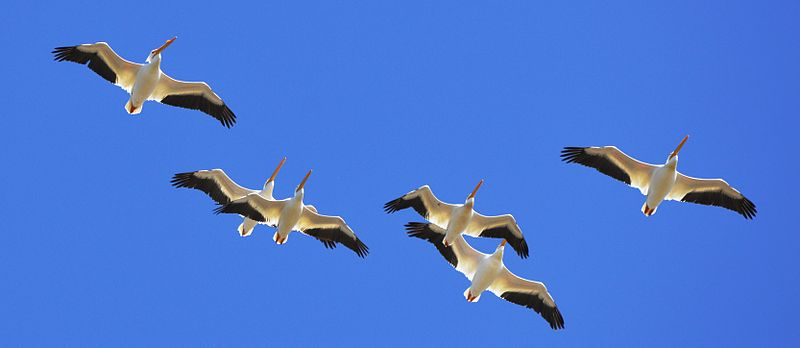
#> input picture for_machinelearning/images/birds.JPG, 800 x 348 px; the run also reads 1 picture not shown here
$ jupyter execute --allow-errors OpenCVforMachineLearning.ipynb   (shell and % lines are left out)   (older library calls are emulated)
#> lines starting #> are read from the running program, lines starting #| are printed output that depends on the picture; after the words box and inside, x2 and y2 are one past the last pixel; in counts of white or black regions, pixels touching at a corner belong together
# OpenCV for Machine Learning

[機械学習のためのOpenCV入門](http://qiita.com/icoxfog417/items/53e61496ad980c41a08e)のサンプルコードとなります。記事を読む際や、実際に実装する際の参考にしてください。

[cell 1]
# enable showing matplotlib image inline

# const variables
IMG = "./images/birds.JPG"
IMG_FOR_FILTER = "./images/charadrius-melodus.jpg"
IMG_FOR_CONTOUR = "./images/airplane.PNG"
IMG_FACE = "./images/face.PNG"
CASCADE_DIR = "./data"

# import libraries
import numpy as np
import cv2
import matplotlib.pyplot as plt

# global functions
def to_matplotlib_format(img):
    return cv2.cvtColor(img, cv2.COLOR_BGR2RGB)


def imshow_before_after(path_or_img, func, before_as_gray=False, after_as_gray=False, figsize=(16, 12)):
    before = path_or_img if isinstance(path_or_img, np.ndarray) else cv2.imread(path_or_img)
    after = func(path_or_img)

    def imshow(img, as_gray):
        if as_gray:
            grayed = img
            if len(img.shape) > 2:  # check color channels
                grayed = cv2.cvtColor(img, cv2.COLOR_BGR2GRAY)
            plt.imshow(grayed, cmap="gray")
        else:
            plt.imshow(to_matplotlib_format(img))
        plt.xticks([]), plt.yticks([])

    fig = plt.figure(figsize=figsize)
    plt.subplot(121)
    imshow(before, before_as_gray)
    plt.subplot(122)
    imshow(after, after_as_gray)
    plt.show()

## GrayScale

[cell 2]
def to_grayscale(path):
    img = cv2.imread(path)
    grayed = cv2.cvtColor(img, cv2.COLOR_BGR2GRAY)
    return grayed


imshow_before_after(IMG, to_grayscale, after_as_gray=True)
#> in imshow_before_after, before is the input picture: shape (348, 800, 3); mean B, G, R 212, 120.4, 75.3

## Threshold

[cell 3]
def binary_threshold(path_or_img, back_thresh, fore_thresh, maxValue):
    img = path_or_img if isinstance(path_or_img, np.ndarray) else cv2.imread(path_or_img)
    grayed = img if len(img.shape) == 2 else cv2.cvtColor(img, cv2.COLOR_BGR2GRAY)

    th, drop_back = cv2.threshold(grayed, back_thresh, maxValue, cv2.THRESH_BINARY)
    th, clarify_born = cv2.threshold(grayed, fore_thresh, maxValue, cv2.THRESH_BINARY_INV)

    merged = np.minimum(drop_back, clarify_born)
    return merged


def mask_blue(path):
    img = cv2.imread(path)
    hsv = cv2.cvtColor(img, cv2.COLOR_BGR2HSV)

    blue_min = np.array([100, 170, 200], np.uint8)
    blue_max = np.array([120, 180, 255], np.uint8)

    blue_region = cv2.inRange(hsv, blue_min, blue_max)
    white = np.full(img.shape, 255, dtype=img.dtype)
    background = cv2.bitwise_and(white, white, mask=blue_region)  # detected blue area becomes white

    inv_mask = cv2.bitwise_not(blue_region)  # make mask for not-blue area
    extracted = cv2.bitwise_and(img, img, mask=inv_mask)

    masked = cv2.add(extracted, background)

    return masked


binary_threshold_for_birds = lambda im: binary_threshold(im, back_thresh=105, fore_thresh=145, maxValue=255)


imshow_before_after(IMG, binary_threshold_for_birds , after_as_gray=True)
#> in binary_threshold, `th, drop_back = cv2.threshold(grayed, back_thresh, maxValue, cv2.THRES..`:
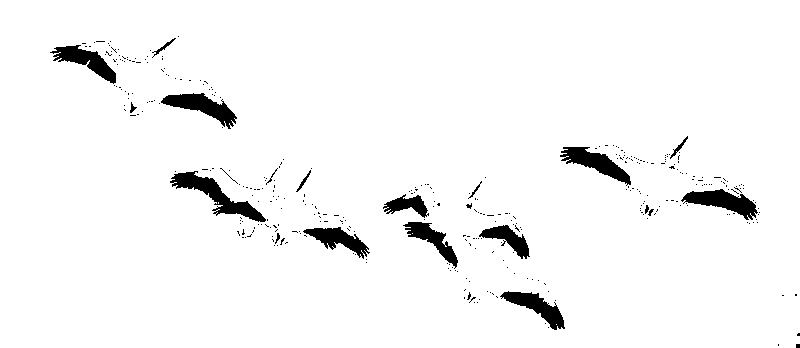
#> drop_back: shape (348, 800); 96.2% white; 364 black regions (344 under 20 px), largest, box (x1, y1, x2, y2) and area: (170, 171, 266, 222) 1398, (161, 93, 237, 129) 1104, (681, 189, 758, 220) 1102
#> in binary_threshold, `th, drop_back = cv2.threshold(grayed, back_thresh, maxValue, cv2.THRES..`: th = 105
#> in binary_threshold, `th, clarify_born = cv2.threshold(grayed, fore_thresh, maxValue, cv2.TH..`: clarify_born: shape (348, 800); 96.8% white; 120 black regions (110 under 20 px), largest, box (x1, y1, x2, y2) and area: (419, 185, 554, 303) 3492, (95, 42, 211, 115) 1544, (195, 169, 346, 244) 1378
#> in binary_threshold, `th, clarify_born = cv2.threshold(grayed, fore_thresh, maxValue, cv2.TH..`: th = 145
#> in binary_threshold, `merged = np.minimum(drop_back, clarify_born)`: merged: shape (348, 800); 93% white; 148 black regions (141 under 20 px), largest, box (x1, y1, x2, y2) and area: (383, 179, 565, 330) 6796, (170, 168, 370, 259) 4542, (50, 36, 237, 129) 3885
imshow_before_after(IMG, mask_blue)
#> in mask_blue, `hsv = cv2.cvtColor(img, cv2.COLOR_BGR2HSV)`: hsv: shape (348, 800, 3); mean H, S, V 104.7, 165.9, 214.8
#> in mask_blue, `blue_region = cv2.inRange(hsv, blue_min, blue_max)`: blue_region: shape (348, 800); 87.3% white; 288 black regions (271 under 20 px), largest, box (x1, y1, x2, y2) and area: (382, 175, 568, 333) 11070, (167, 150, 374, 264) 8512, (559, 128, 762, 224) 7249
#> in mask_blue, `background = cv2.bitwise_and(white, white, mask=blue_region)`: white: shape (348, 800, 3); every value is 255

## Filter

[cell 4]
def clarify_contour(grayed, dark_line_thresh, light_line_thresh, drop_thresh):

    th, d_lined = cv2.threshold(grayed, dark_line_thresh, 255, cv2.THRESH_BINARY)
    th, l_lined = cv2.threshold(grayed, light_line_thresh, 255, cv2.THRESH_BINARY_INV)
    th, dropped = cv2.threshold(grayed, drop_thresh, 255, cv2.THRESH_BINARY)

    merged = np.minimum(d_lined, l_lined, dropped)
    return merged


clarify_img_for_filter = lambda im: clarify_contour(im, 100, 150, 135)


def show_filter_effect(path, *filter_funcs):
    before = to_grayscale(path)
#> call 2 of to_grayscale, with path = './images/charadrius-melodus.jpg'
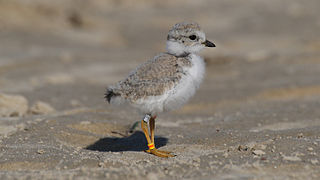
#> input picture for_machinelearning/images/charadrius-melodus.jpg, 320 x 180 px
#> in to_grayscale, img is the input picture: shape (180, 320, 3); mean B, G, R 113.5, 125, 134.4
    imshow_before_after(before, clarify_img_for_filter, before_as_gray=True, after_as_gray=True)
#> in imshow_before_after (call 4), `after = func(path_or_img)`: after: shape (180, 320); 88.9% white; 441 black regions (412 under 20 px), largest, box (x1, y1, x2, y2) and area: (136, 31, 217, 111) 1830, (83, 113, 174, 157) 1494, (0, 94, 27, 116) 398

    for f in filter_funcs:
        filtered = f(before)
        imshow_before_after(filtered, clarify_img_for_filter, before_as_gray=True, after_as_gray=True)
#> in imshow_before_after (call 5), `after = func(path_or_img)`:
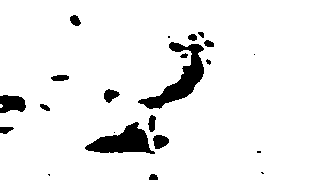
#> after: shape (180, 320); 93.3% white; 22 black regions (7 under 20 px), largest, box (x1, y1, x2, y2) and area: (138, 42, 204, 109) 1420, (85, 122, 155, 154) 1167, (0, 95, 26, 113) 369


def blur(img):
    filtered = cv2.GaussianBlur(img, (11, 11), 0)
    return filtered


def morph(img):
    kernel = np.ones((3, 3),np.uint8)
    opened = cv2.morphologyEx(img, cv2.MORPH_OPEN, kernel, iterations=2)
    return opened


def morph_and_blur(img):
    kernel = np.ones((3, 3),np.uint8)
    m = cv2.GaussianBlur(img, (3, 3), 0)
    m = cv2.morphologyEx(m, cv2.MORPH_OPEN, kernel, iterations=2)
    m = cv2.GaussianBlur(m, (5, 5), 0)
    return m

show_filter_effect(IMG_FOR_FILTER, blur, morph, morph_and_blur)

## Contour

[cell 5]
def resize_image(img, size):
    # size is enough to img
    img_size = img.shape[:2]
    if img_size[0] > size[1] or img_size[1] > size[0]:
        raise Exception("img is larger than size")

    # centering
    row = (size[1] - img_size[0]) // 2
    col = (size[0] - img_size[1]) // 2
    resized = np.zeros(list(size) + [img.shape[2]], dtype=np.uint8)
    resized[row:(row + img.shape[0]), col:(col + img.shape[1])] = img

    # filling
    mask = np.full(size, 255, dtype=np.uint8)
    mask[row:(row + img.shape[0]), col:(col + img.shape[1])] = 0
    filled = cv2.inpaint(resized, mask, 3, cv2.INPAINT_TELEA)

    return filled


def padding_position(x, y, w, h, p):
    return x - p, y - p, w + p * 2, h + p * 2


def detect_contour(path, min_size):
    contoured = cv2.imread(path)
    forcrop = cv2.imread(path)

    # make binary image
    birds = binary_threshold_for_birds(path)
    birds = cv2.bitwise_not(birds)

    # detect contour
    im2, contours, hierarchy = cv2.findContours(birds, cv2.RETR_EXTERNAL, cv2.CHAIN_APPROX_SIMPLE)

    crops = []
    # draw contour
    for c in contours:
        if cv2.contourArea(c) < min_size:
            continue

        # rectangle area
        x, y, w, h = cv2.boundingRect(c)
        x, y, w, h = padding_position(x, y, w, h, 5)

        # crop the image
        cropped = forcrop[y:(y + h), x:(x + w)]
        cropped = resize_image(cropped, (210, 210))
        crops.append(cropped)

        # draw contour
        cv2.drawContours(contoured, c, -1, (0, 0, 255), 3)  # contour
        cv2.rectangle(contoured, (x, y), (x + w, y + h), (0, 255, 0), 3)  #rectangle contour

    return contoured, crops


def show_contour(path):
    imshow_before_after(path, lambda p: detect_contour(p, 50)[0])
#> in detect_contour, `birds = cv2.bitwise_not(birds)`: birds: shape (348, 800); 7% white; 148 white regions (141 under 20 px)
#> in detect_contour, `im2, contours, hierarchy = cv2.findContours(birds, cv2.RETR_EXTERNAL, ..`: contours = 128 contours, 122 with area under 20; largest, box (x1, y1, x2, y2) and area: (383, 179, 565, 330) 7448, (170, 168, 370, 259) 5452, (560, 135, 758, 220) 4060, (50, 36, 237, 129) 4044, (731, 187, 742, 194) 25, (515, 223, 522, 233) 20
#> the loop in detect_contour, `for c in contours:` made 128 passes
#> c on passes 1, 2, 4, 5, 6, 7, 8, 9, 10, 11, 12, 13: [[796, 344], [796, 347], [799, 347], [799, 344]], [[778, 344], [778, 345]], [[548, 327]], [[545, 323]], [[555, 300]], [[782, 295], [783, 295]], [[795, 294], [795, 295], [796, 295], [796, 294]], [[450, 270]], [[448, 268]], [[366, 262]], [[366, 259]], [[355, 254]]
#> after the loop in detect_contour, `for c in contours:`:
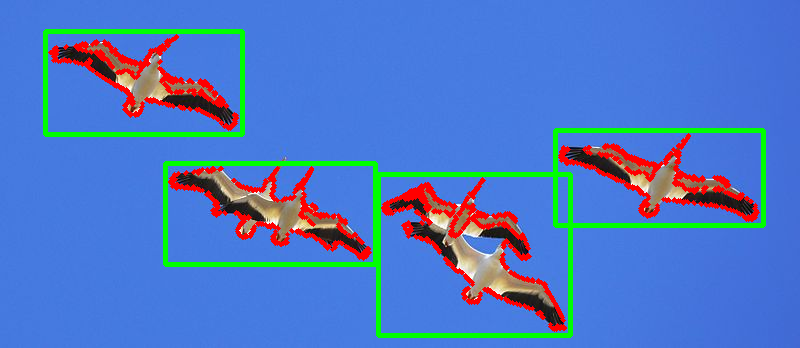
#> contoured: shape (348, 800, 3); 9.08% of pixels changed, all inside (x1, y1, x2, y2) = (43, 29, 766, 338)
#> after the loop in detect_contour, `for c in contours:`: crops = 4 items
    _, crops = detect_contour(path, 50)
#> the loop in detect_contour (call 2), `for c in contours:` made 128 passes
#> crops = 4 items

    fig = plt.figure(figsize=(16, 12))
    for i, c in enumerate(crops):
        plt.subplot(141 + i)
        plt.imshow(cv2.cvtColor(c, cv2.COLOR_BGR2RGB))
#> this loop made 4 passes
    plt.show()

show_contour(IMG)

[cell 6]
def poly_contours(path):
#> called with path = './images/airplane.PNG'
    color = cv2.imread(path)
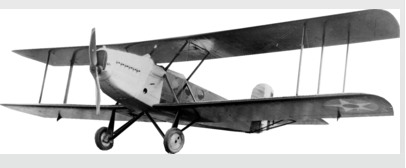
#> input picture for_machinelearning/images/airplane.PNG, 406 x 168 px
#> color is the input picture: shape (168, 406, 3); mean B, G, R 195.4, 195.4, 195.4
    grayed = cv2.cvtColor(color, cv2.COLOR_BGR2GRAY)
#> grayed: shape (168, 406)
    _, binary = cv2.threshold(grayed, 218, 255, cv2.THRESH_BINARY)
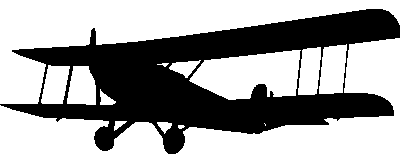
#> binary: shape (168, 406); 64.8% white; 1 black region, box (x1, y1, x2, y2) and area: (0, 9, 400, 154) 24012
    inv = cv2.bitwise_not(binary)
#> inv: shape (168, 406); 35.2% white; 1 white region
    _, contours, _ = cv2.findContours(inv, cv2.RETR_EXTERNAL, cv2.CHAIN_APPROX_SIMPLE)
#> contours = 1 contour; box (x1, y1, x2, y2) and area: (0, 9, 400, 154) 31796

    for c in contours:
        if cv2.contourArea(c) < 90:
            continue

        epsilon = 0.01 * cv2.arcLength(c, True)
        approx = cv2.approxPolyDP(c, epsilon, True)
        cv2.drawContours(color, c, -1, (0, 0, 255), 3)
        cv2.drawContours(color, [approx], -1, (0, 255, 0), 3)
#> this loop made 1 pass
#> epsilon on pass 1: 12.86
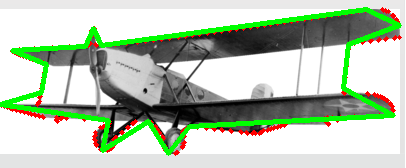
#> color: shape (168, 406, 3); 10.22% of pixels changed, all inside (x1, y1, x2, y2) = (0, 7, 402, 156)

    plt.imshow(cv2.cvtColor(color, cv2.COLOR_BGR2RGB))

poly_contours(IMG_FOR_CONTOUR)

## Alignment

[cell 7]
def align(base_img, target_img, warp_mode=cv2.MOTION_TRANSLATION, number_of_iterations=5000, termination_eps=1e-10):
    base_gray = cv2.cvtColor(base_img, cv2.COLOR_BGR2GRAY)
    target_gray = cv2.cvtColor(target_img, cv2.COLOR_BGR2GRAY)

    # prepare transformation matrix
    if warp_mode == cv2.MOTION_HOMOGRAPHY:
        warp_matrix = np.eye(3, 3, dtype=np.float32)
    else:
        warp_matrix = np.eye(2, 3, dtype=np.float32)

    criteria = (cv2.TERM_CRITERIA_EPS | cv2.TERM_CRITERIA_COUNT, number_of_iterations, termination_eps)
    sz = base_img.shape

    # estimate transformation
    try:
        (cc, warp_matrix) = cv2.findTransformECC(base_gray, target_gray, warp_matrix, warp_mode, criteria)

        # execute transform
        if warp_mode == cv2.MOTION_HOMOGRAPHY:
            # Use warpPerspective for Homography
            aligned = cv2.warpPerspective(target_img, warp_matrix, (sz[1], sz[0]), flags=cv2.INTER_LINEAR + cv2.WARP_INVERSE_MAP)
        else :
            # Use warpAffine for Translation, Euclidean and Affine
            aligned = cv2.warpAffine(target_img, warp_matrix, (sz[1],sz[0]), flags=cv2.INTER_LINEAR + cv2.WARP_INVERSE_MAP)

        return aligned
    except Exception as ex:
        print("can not align the image")
        return target_img

def show_align(paths):
    base = cv2.imread(paths[0])
    imshow_before_after(base, lambda b: b, figsize=(13.3, 12))

    for p in paths[1:]:
        img = cv2.imread(p)
        imshow_before_after(img, lambda m: align(base, m), figsize=(13.3, 12))

#> (the rest of this cell did not finish here and is left out)

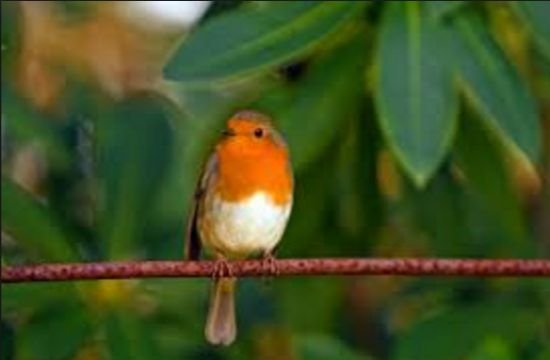
#> input picture for_machinelearning/images/bird_transform_01.PNG, 550 x 360 px
#> in show_align, base is the input picture: shape (360, 550, 3); mean B, G, R 34, 81.3, 66.2
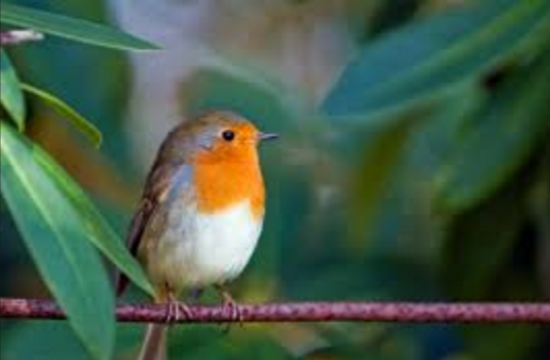
#> input picture for_machinelearning/images/bird_transform_02.PNG, 550 x 360 px
#> in show_align, img is the input picture: shape (360, 550, 3); mean B, G, R 70.8, 90.8, 68.8
#> in align, `base_gray = cv2.cvtColor(base_img, cv2.COLOR_BGR2GRAY)`:
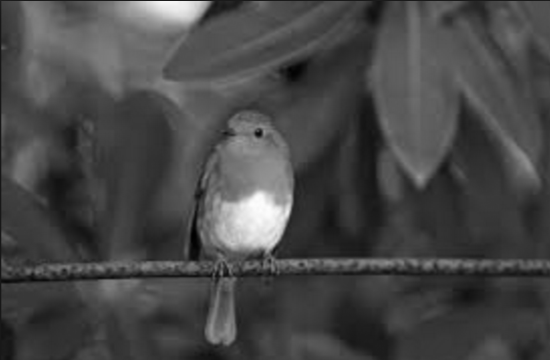
#> base_gray: shape (360, 550); min 0, max 253, mean 71.4
#> in align, `criteria = (cv2.TERM_CRITERIA_EPS | cv2.TERM_CRITERIA_COUNT, number_of..`: criteria = (3, 5000, 1e-10)
#> in align, `(cc, warp_matrix) = cv2.findTransformECC(base_gray, target_gray, warp_..`: cc = 0.493; warp_matrix = [[1, 0, -27.57], [0, 1, 15.79]]

## Object Detection

[cell 8]
def face_detection(path):
    face_cascade = cv2.CascadeClassifier(CASCADE_DIR + "/haarcascade_frontalface_default.xml")
    eye_cascade = cv2.CascadeClassifier(CASCADE_DIR + "/haarcascade_eye.xml")

    img = cv2.imread(path)
    grayed = cv2.cvtColor(img, cv2.COLOR_BGR2GRAY)

    faces = face_cascade.detectMultiScale(grayed, 1.3, 5)
    positions = []
    for (x, y, w, h) in faces:
        position = {
            "face": (x, y, w, h),
            "eyes": []
        }

        roi_gray = grayed[y:y+h, x:x+w]  # crop face area
        eyes = eye_cascade.detectMultiScale(roi_gray)
        eyes = sorted(eyes, key=lambda x: x[0])  # order by x axis (left -> right)
        for (ex, ey, ew, eh) in eyes:
            position["eyes"].append((x + ex, y + ey, ew, eh))  # ex, ey is relative position in face
        positions.append(position)

    return img, positions


def draw_face_detection(img, position):
    x, y, w, h = position["face"]
    face = cv2.rectangle(img, (x, y), (x + w, y + h), (255, 0, 0), 2)

    for (ex, ey, ew, eh) in position["eyes"]:
        face = cv2.rectangle(face, (ex, ey), (ex + ew, ey + eh), (0, 255, 0), 2)

    return face

def show_face_detection(path):
    img, positions = face_detection(path)
    if len(positions) > 0:
        img = draw_face_detection(img, positions[0])
        plt.imshow(cv2.cvtColor(img, cv2.COLOR_BGR2RGB))

show_face_detection(IMG_FACE)
#> in face_detection, `faces = face_cascade.detectMultiScale(grayed, 1.3, 5)`: faces = [[105, 122, 93, 93]]
#> the loop in face_detection, `for (x, y, w, h) in faces:` made 1 pass
#> (x, y, w, h, eyes) on pass 1: (105, 122, 93, 93, [[53, 22, 22, 22]])
#> after the loop in face_detection, `for (x, y, w, h) in faces:`: positions = 1 item
#> in draw_face_detection, `x, y, w, h = position["face"]`: x = 105; y = 122; w = 93
#> the loop in draw_face_detection, `for (ex, ey, ew, eh) in position["eyes"]:` made 1 pass
#> (ex, ey, ew, eh) on pass 1: (158, 144, 22, 22)

## Alignement of Face

[cell 9]
def face_align(base, base_position, target, target_position):
    sz = base.shape
    fsize = min(len(base_position), len(target_position))
    tform = cv2.estimateRigidTransform(target_position[:fsize], base_position[:fsize], False)
    aligned = cv2.warpAffine(target, tform, (sz[1], sz[0]))
    return aligned

def show_face_align(paths):
    faces = []
    for p in paths:
        img, ps = face_detection(p)
